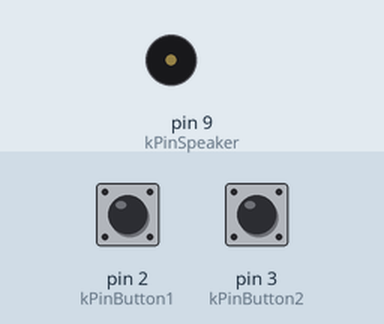
Bench run of a sketch on a simulated Arduino Uno, built for the host (arithmetic inside an expression is 32-bit, double 64-bit). On the bench: buzzer (waves = sounding). The inputs (shaded band) are chosen by the test bench; at power-on: pin 2 (kPinButton1) LOW, pin 3 (kPinButton2) LOW.

Above: at 1.2 s.
1.3 s: pin 2 (kPinButton1) pulled HIGH for 0.15 s
At 2.4 s:
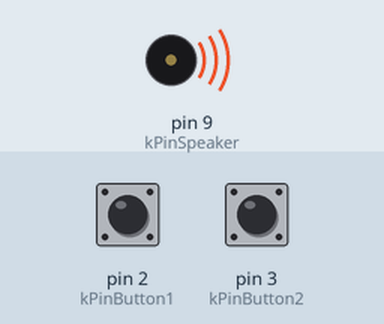
4.4 s: pin 3 (kPinButton2) pulled HIGH for 3.2 s
10.6 s: pin 2 (kPinButton1) pulled HIGH for 3.2 s
At 16.4 s:
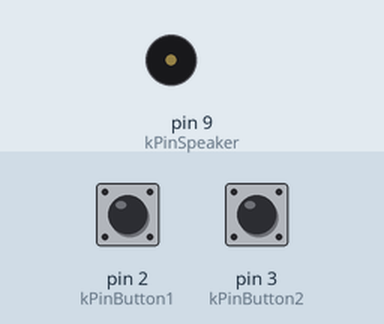
16.8 s: pin 2 (kPinButton1) pulled HIGH for 1 s
At 18.8 s:
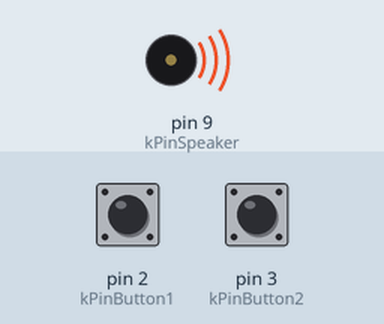
Timing chart, 0 to 21.8 s (numbered marks = the images above; inputs shaded):
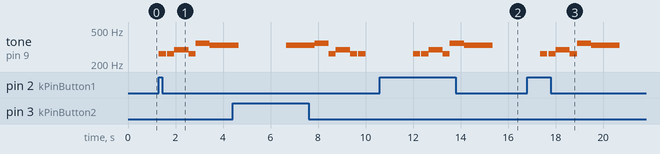

Measured:
- after the input at 1.3 s, tone on pin 9 (kPinSpeaker): plays 262 Hz for 0.30 s, 262 Hz for 0.30 s, 294 Hz for 0.60 s, 262 Hz for 0.30 s, 349 Hz for 0.60 s, 330 Hz for 0.95 s, starting at once
- after the input at 10.6 s, tone on pin 9 (kPinSpeaker): plays 262 Hz for 0.30 s, 262 Hz for 0.30 s, 294 Hz for 0.60 s, 262 Hz for 0.30 s, 349 Hz for 0.60 s, 330 Hz for 1.2 s, starting after 1.4 s
- after the input at 16.8 s, tone on pin 9 (kPinSpeaker): plays 262 Hz for 0.30 s, 262 Hz for 0.30 s, 294 Hz for 0.60 s, 262 Hz for 0.30 s, 349 Hz for 0.60 s, 330 Hz for 1.2 s, starting after 0.55 s

The sketch:

Sound__project_2__2.ino
```cpp
const int kPinSpeaker = 9;
const int kPinButton1 = 2;
const int kPinButton2 = 3;
#include "beats.h"


void setup()
{
  pinMode(kPinButton1, INPUT);
  pinMode(kPinButton2, INPUT);
  pinMode(kPinSpeaker, OUTPUT);
  digitalWrite(kPinButton1, LOW);
  digitalWrite(kPinButton2, LOW);
}

void loop()
{
if(digitalRead(kPinButton1) == HIGH)
 {
  ourTone(300,NOTE_C4);
  ourTone(50, noTone);
  ourTone(300,NOTE_C4);
  ourTone(600,NOTE_D4);
  ourTone(300,NOTE_C4);
  ourTone(600,NOTE_F4);
  ourTone(1200,NOTE_E4);
  noTone(kPinSpeaker);
  delay(2000);
  }
if(digitalRead(kPinButton2)== HIGH) {
  ourTone(1200,NOTE_E4);
  ourTone(600,NOTE_F4);
  ourTone(300,NOTE_C4);
  ourTone(600,NOTE_D4);
  ourTone(300,NOTE_C4);
  ourTone(50, noTone);
  ourTone(300,NOTE_C4);
  noTone(kPinSpeaker);
  delay(2000);
  }
}

void ourTone(int delayT, int freq){
  tone(kPinSpeaker, freq);
  delay(delayT);
}
```

beats.h
```cpp
#define NOTE_C4 262
#define NOTE_D4 294
#define NOTE_E4 330
#define NOTE_F4 349
#define NOTE_G4 392
#define NOTE_A4 440
#define NOTE_B4 494
#define NOTE_C5 523
```
